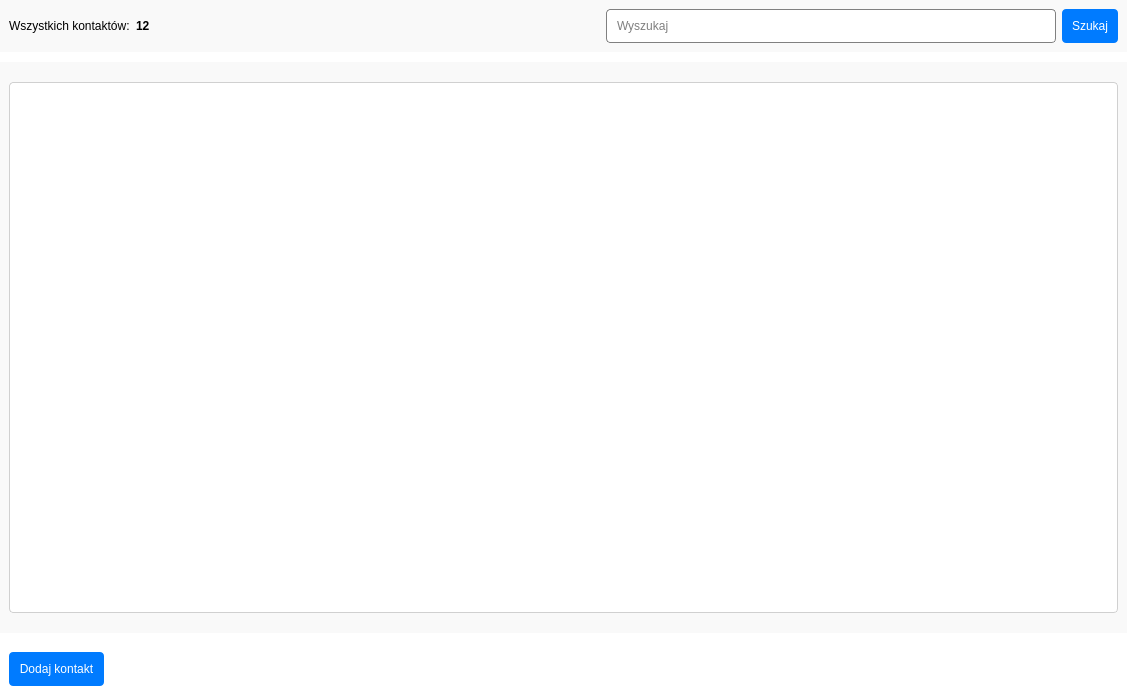
<?xml version="1.0" encoding="UTF-8"?>
<ui version="4.0">
 <class>Dashboard</class>
 <widget class="QMainWindow" name="Dashboard">
  <property name="geometry">
   <rect>
    <x>0</x>
    <y>0</y>
    <width>1127</width>
    <height>695</height>
   </rect>
  </property>
  <property name="sizePolicy">
   <sizepolicy hsizetype="Fixed" vsizetype="Minimum">
    <horstretch>0</horstretch>
    <verstretch>0</verstretch>
   </sizepolicy>
  </property>
  <property name="windowTitle">
   <string>Strona główna</string>
  </property>
  <property name="styleSheet">
   <string notr="true">* {
	border: none;
	background-color: transparent;
	background: transparent;
	padding: 0;
	margin: 0;
	color: black;
}

#centralwidget {
	background-color: white;
}

#header, #mainBody, #sidebar {
	background-color: #F9F9F9;
}


QPushButton {
	background-color: #007BFF; 
	color: white;
	padding: 10px;
	border-radius: 4px;
	text-align: center;
	text-decoration: none;
}

QPushButton:hover {
	background-color: #42A5F5;
}

#labelTotal {
	font-weight: 700;
}

QLineEdit {
	background-color: white;
        border: 1px solid gray;
        border-radius: 4px;
        padding: 8px;
        transition: all 0.3s ease-in-out;
}
    
QLineEdit:focus {
        border-color: black;
}

/* Basic QTableWidget styling */
QTableWidget {
    background-color: #ffffff;
    alternate-background-color: #f9f9f9;
    gridline-color: #e0e0e0;
    selection-background-color: #e7f0fd;
    selection-color: #202020;
    border: 1px solid #d0d0d0;
    border-radius: 4px;
    padding: 0px;
    font-size: 12px;
}

/* Header styling - lighter color */
QHeaderView::section {
    background-color: #f0f0f0;
    color: #404040;
    padding: 6px;
    font-weight: bold;
    border: 1px solid #d0d0d0;
    border-top-width: 0px;
    border-left-width: 0px;
    border-right: 1px solid #d0d0d0;
}

QHeaderView::section:checked {
    background-color: #e8e8e8;
}

/* Styling for alternating rows */
QTableWidget::item:alternate {
    background-color: #f9f9f9;
}

/* Styling for selected items - improved for better text visibility */
QTableWidget::item:selected {
    background-color: #e7f0fd;
    color: #202020;
}

/* Hover effect - fixed to maintain text visibility */
QTableWidget::item:hover {
    background-color: #f0f7ff;
    color: #202020;
}

/* Both selected and hovered */
QTableWidget::item:selected:hover {
    background-color: #d7e5f7;
    color: #202020;
}

/* Styling for the scrollbars */
QScrollBar:horizontal {
    border: none;
    background: #f5f5f5;
    height: 12px;
}

QScrollBar:vertical {
    border: none;
    background: #f5f5f5;
    width: 12px;
}

QScrollBar::handle:horizontal,
QScrollBar::handle:vertical {
    background: #cdcdcd;
    border-radius: 6px;
}

QScrollBar::handle:horizontal:hover,
QScrollBar::handle:vertical:hover {
    background: #b0b0b0;
}</string>
  </property>
  <widget class="QWidget" name="centralwidget">
   <layout class="QVBoxLayout" name="verticalLayout_2">
    <property name="spacing">
     <number>10</number>
    </property>
    <property name="leftMargin">
     <number>0</number>
    </property>
    <property name="topMargin">
     <number>0</number>
    </property>
    <property name="rightMargin">
     <number>0</number>
    </property>
    <property name="bottomMargin">
     <number>0</number>
    </property>
    <item alignment="Qt::AlignmentFlag::AlignTop">
     <widget class="QWidget" name="header" native="true">
      <property name="styleSheet">
       <string notr="true">#header {
	-webkit-box-shadow: 8px 8px 24px 0px rgba(66, 68, 90, 1);
	-moz-box-shadow: 8px 8px 24px 0px rgba(66, 68, 90, 1);
	box-shadow: 8px 8px 24px 0px rgba(66, 68, 90, 1);
}</string>
      </property>
      <layout class="QHBoxLayout" name="horizontalLayout_2">
       <property name="bottomMargin">
        <number>9</number>
       </property>
       <item>
        <widget class="QLabel" name="label">
         <property name="text">
          <string>Wszystkich kontaktów:</string>
         </property>
        </widget>
       </item>
       <item>
        <widget class="QLabel" name="labelTotal">
         <property name="text">
          <string>12</string>
         </property>
        </widget>
       </item>
       <item>
        <spacer name="horizontalSpacer_2">
         <property name="orientation">
          <enum>Qt::Orientation::Horizontal</enum>
         </property>
         <property name="sizeHint" stdset="0">
          <size>
           <width>40</width>
           <height>20</height>
          </size>
         </property>
        </spacer>
       </item>
       <item>
        <widget class="QLineEdit" name="lineEdit_2">
         <property name="placeholderText">
          <string>Wyszukaj</string>
         </property>
        </widget>
       </item>
       <item>
        <widget class="QPushButton" name="btnSearch">
         <property name="text">
          <string>Szukaj</string>
         </property>
        </widget>
       </item>
      </layout>
     </widget>
    </item>
    <item>
     <widget class="QWidget" name="mainBody" native="true">
      <property name="sizePolicy">
       <sizepolicy hsizetype="Preferred" vsizetype="Expanding">
        <horstretch>0</horstretch>
        <verstretch>0</verstretch>
       </sizepolicy>
      </property>
      <layout class="QVBoxLayout" name="verticalLayout_3">
       <property name="topMargin">
        <number>20</number>
       </property>
       <property name="bottomMargin">
        <number>20</number>
       </property>
       <item>
        <widget class="QTableWidget" name="tableContacts">
         <property name="enabled">
          <bool>true</bool>
         </property>
         <property name="sortingEnabled">
          <bool>true</bool>
         </property>
         <attribute name="horizontalHeaderCascadingSectionResizes">
          <bool>false</bool>
         </attribute>
         <attribute name="horizontalHeaderStretchLastSection">
          <bool>true</bool>
         </attribute>
        </widget>
       </item>
      </layout>
     </widget>
    </item>
    <item>
     <layout class="QHBoxLayout" name="footer">
      <property name="leftMargin">
       <number>9</number>
      </property>
      <property name="topMargin">
       <number>9</number>
      </property>
      <property name="rightMargin">
       <number>9</number>
      </property>
      <property name="bottomMargin">
       <number>9</number>
      </property>
      <item>
       <widget class="QPushButton" name="btnCreateContact">
        <property name="text">
         <string>Dodaj kontakt</string>
        </property>
       </widget>
      </item>
      <item>
       <spacer name="horizontalSpacer_4">
        <property name="orientation">
         <enum>Qt::Orientation::Horizontal</enum>
        </property>
        <property name="sizeHint" stdset="0">
         <size>
          <width>40</width>
          <height>20</height>
         </size>
        </property>
       </spacer>
      </item>
     </layout>
    </item>
   </layout>
  </widget>
 </widget>
 <resources/>
 <connections/>
</ui>
